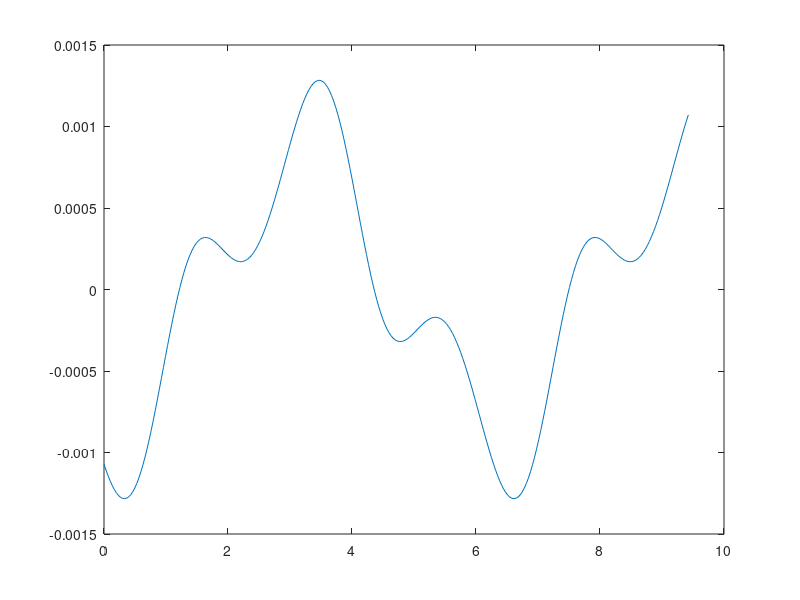
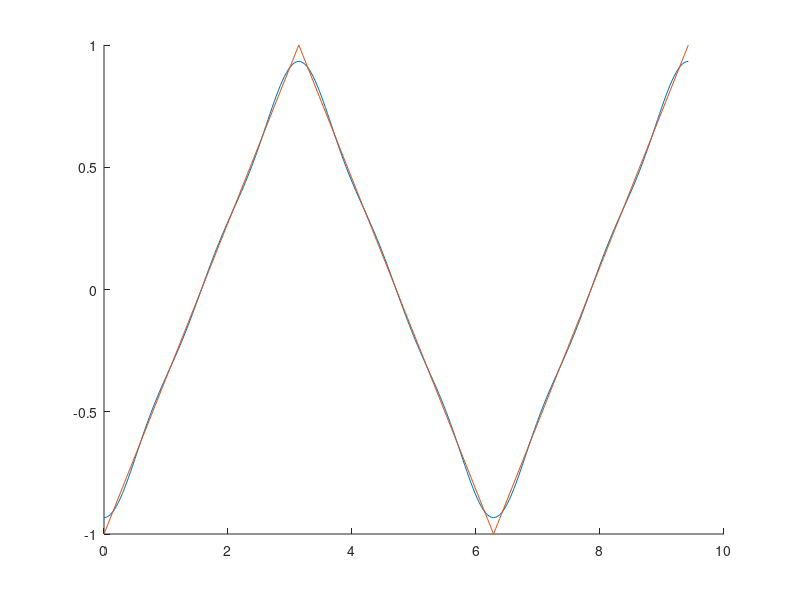

The MATLAB source for these figures, in order:
#Punto 4 TP7 M. Vibratoria
k=1000; m=100; z=0.1; Tf=2*pi;
w=(2*pi)/Tf;
wn=sqrt(k/m);
wd=wn*sqrt(1-z^2);
B=w/wn;
dt=(2/190)*pi;
t=0:dt:3*pi;

a1=-4/(pi^2); a2=0; a3=-4/(9*pi^2); a4=0; a5=-4/(25*pi^2);

b1=0; b2=0; b3=0; b4=0; b5=0;

x=zeros(1,length(t));
P=zeros(1,length(t));
PF=zeros(1,length(t));

for i=1:5
  H(i)=(1/k)*(1/sqrt((1-(i*B)^2)^2+(2*z*i*B)^2));
  if (i*B)>1
  phi(i)=pi-atan((2*z*i*B)/(1-(i*B)^2));
  else
  phi(i)=atan((2*z*i*B)/(1-(i*B)^2));
  endif

endfor
a5=2*a5; a4=2*a4;
a1=2*a1; a2=2*a2; a3=2*a3;

for i=1:length(t)

  t_mod = mod(t(i),Tf);# Calcula la posición dentro de un solo periodo (entre 0 y 2*pi)
  if (t_mod>=0 && t_mod<=pi)
    P(i)=(4/(2*pi))*(t_mod)-1;
  endif
  if (t_mod>pi && t_mod<=2*pi)
    P(i)=1-(4/(2*pi))*(t_mod-((2*pi)/2));
  endif


  x(i)=a1*H(1)*cos(1*w*t(i)-phi(1))+a2*H(2)*cos(2*w*t(i)-phi(2))+a3*H(3)*cos(3*w*t(i)-phi(3))+a4*H(4)*cos(4*w*t(i)-phi(4))+a5*H(5)*cos(5*w*t(i)-phi(5))+b1*H(1)*sin(1*w*t(i)-phi(1))+b2*H(2)*sin(2*w*t(i)-phi(2))+b3*H(3)*sin(3*w*t(i)-phi(3))+b4*H(4)*sin(4*w*t(i)-phi(4))+b5*H(5)*sin(5*w*t(i)-phi(5));
  PF(i)=a1*cos(w*t(i))+a2*cos(2*w*t(i))+a3*cos(3*w*t(i))+a4*cos(4*w*t(i))+a5*cos(5*w*t(i))+b1*sin(1*w*t(i))+b2*sin(2*w*t(i))+b3*sin(3*w*t(i))+b4*sin(4*w*t(i))+b5*sin(5*w*t(i));

endfor

plot(t,x);
figure();
hold on
plot(t,PF);
plot(t,P);
hold off
